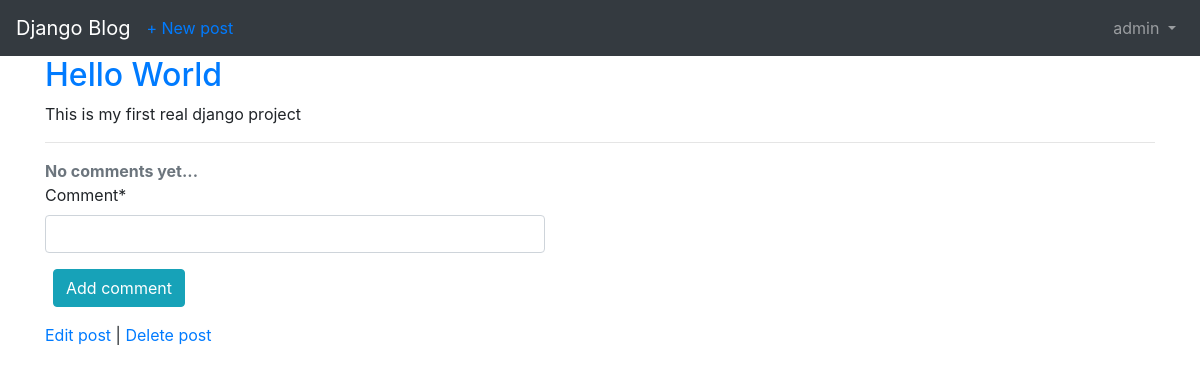
Page /post/1/ (signed in) on the earlier database version.
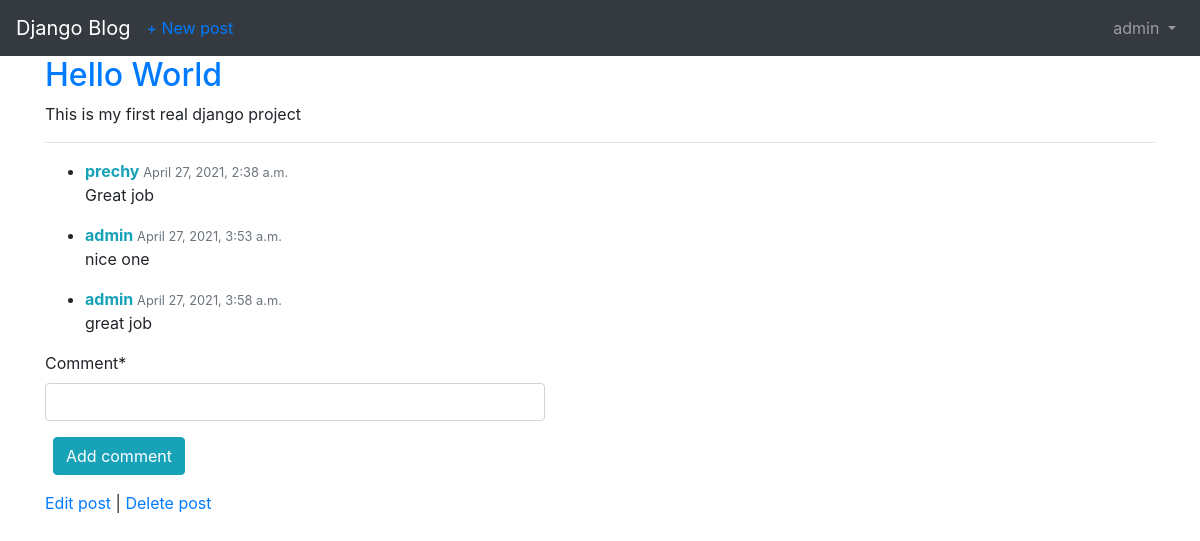
Same page on the later database version.
### blog/models.py (models this page shows, shortened)
class Comment(models.Model):
    post = models.ForeignKey(
        Post,
        on_delete=models.CASCADE,
        related_name='comments'
        )
    comment = models.CharField(max_length=140)
    author = models.ForeignKey(get_user_model(), on_delete=models.CASCADE,)
    created = models.DateTimeField(auto_now_add=True)

### blog/views.py (the view, shortened to what this page needs)
# urls.py: path('post/<int:pk>/', BlogDetailView.as_view(), name='post_detail'),
class BlogDetailView(LoginRequiredMixin, DetailView):
    model = Post
    template_name = 'post_detail.html'
    def get_context_data(self, **kwargs):
        data = super().get_context_data(**kwargs)
        comments_connected = Comment.objects.filter(post=self.get_object())
        data['comments'] = comments_connected
        if self.request.user.is_authenticated:
            data['comment_form'] = CommentForm(instance=self.request.user)
        return data

### blog/forms.py
class CommentForm(forms.ModelForm):
    class Meta:
        model = Comment
        fields = ['comment']

### templates/post_detail.html (shortened to what this page needs)
{% extends 'base.html' %}
{% load crispy_forms_tags %}
{% block content %}
    <div class="post-entry">
        <h2><a href="">{{ object.title }}</a></h2>
        <p>{{ object.body }}</p>
    </div>
    <hr>
    <div id="comments_section">
    {% if comments %}
    <ul>
        {% for comment in comments %}
        <li>
            <div>
                <span>
                    <strong class="text-info">{{ comment.author }} </strong>
                    <small class="text-muted">{{ comment.created }}</small>
                </span>
                <p>
                    {{ comment.comment|safe }}
                </p>
            </div>
        </li>
        {% endfor %}
    </ul>
    {% else %}
        <strong class="text-secondary">No comments yet...</strong>
    {% endif %}
    {% if user.is_authenticated %}
    <form method="POST" style='max-width: 500px'>
        <div class="form-group">
            {{ comment_form|crispy }}
            <button class="btn btn-info ml-2" type="submit">Add comment</button>
        </div>
    </form>
    {% else %}
        <a class="btn btn-outline-info" href="{% url 'login' %}?next={{request.path}}">Log in to add a comment!</a><br>
    {% endif %}
    </div>
    <p>
        <a href="{% url 'post_edit' post.pk %}">Edit post</a> |
        <a href="{% url 'post_delete' post.pk %}">Delete post</a>
    </p>
{% endblock content %}

Differences in the rows shown:
added Comment: author "prechy", created "April 27, 2021, 2:38 a.m.", comment "Great job"
added Comment: author "admin", created "April 27, 2021, 3:53 a.m.", comment "nice one"
added Comment: author "admin", created "April 27, 2021, 3:58 a.m.", comment "great job"
Other differences:
text no longer shown: "No comments yet..."
